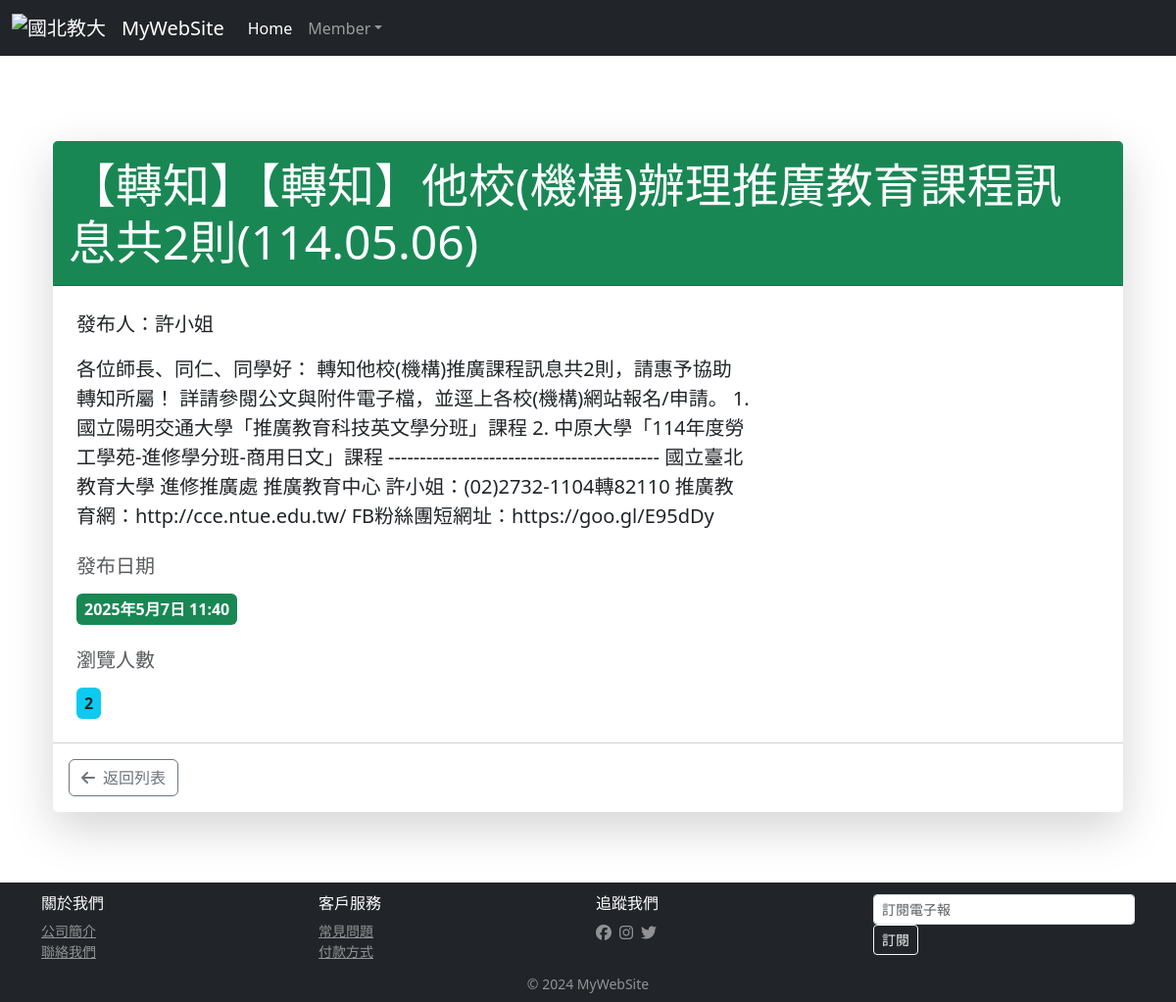
The page /news/detail/1/ on the database its author committed.
### news/models.py (models this page shows, shortened)
class NewsUnit(models.Model):
    category = models.ForeignKey(Category, null=True, on_delete=models.PROTECT)
    author = models.CharField(max_length=20, null=False)
    title = models.CharField(max_length=100, null=False)
    content = models.TextField(null=False)
    pub_date = models.DateTimeField(auto_now_add=True)
    is_show  = models.BooleanField(default=False)
    click_count = models.IntegerField(default=0)
    image = models.ImageField(upload_to='news_images/', null=True, blank=True)
    link = models.URLField(null=True, blank=True)

class Category(models.Model):
    title = models.CharField(max_length=255, default="")
    def __str__(self):
        return self.title

### news/views.py (the view)
# urls.py: path('news/detail/<int:detail_id>/', newsViews.detail, name='detail'),
def detail(request, detail_id=None):
    newsItem = get_object_or_404(NewsUnit, id=detail_id)
    newsItem.click_count += 1
    newsItem.save()
    return render(request, 'news/detail.html', locals())

### templates/news/detail.html (shortened to what this page needs)
{% extends "base.html" %}
{% block content %}
<div class="container py-5">
    <div class="card shadow-lg border-0 mb-4">
        <div class="card-header bg-success text-white py-3">
            <h1 class="display-5 mb-0">【{{ newsItem.category }}】{{ newsItem.title }}</h1>
        </div>
        <div class="card-body p-4">
            <div class="row">
                <div class="col-md-8">
                    <p class="lead">發布人：{{ newsItem.author }}</p>
                    <p class="lead">{{ newsItem.content }}</p>
                    <div class="mt-4">
                        <h5 class="text-muted mb-3">發布日期</h5>
                        <span class="badge bg-success fs-6 p-2">{{ newsItem.pub_date }}</span>
                    </div>
                    <div class="mt-4">
                        <h5 class="text-muted mb-3">瀏覽人數</h5>
                        <span class="badge bg-info text-dark fs-6 p-2 me-2">{{ newsItem.click_count }}</span>
                    </div>
                </div>
            </div>
        </div>
        <div class="card-footer bg-white p-3">
            <div class="d-flex justify-content-between align-items-center">
                <a href="/news/" class="btn btn-outline-secondary">
                    <i class="fas fa-arrow-left me-2"></i>返回列表
                </a>
            </div>
        </div>
    </div>
</div>
{% endblock %}

### static/css/style.css (style rules this page uses)
html, body { margin: 0; padding: 0; height: 100%; border: none; }
body { margin-left: 0px; margin-top: 0px; margin-right: 0px; margin-bottom: 0px; background-image: url(images/bg.gif); }

### rows shown on the page
NewsUnit: category "轉知", title "【轉知】他校(機構)辦理推廣教育課程訊息共2則(114.05.06)", author "許小姐", content "各位師長、同仁、同學好： 轉知他校(機構)推廣課程訊息共2則，請惠予協助轉知所屬！ 詳請參閱公文與附件電子檔，並逕上各校(機構)網站報名/申請。 1. 國立陽明交通大學「推廣教育科技英文學分班」課程 2. 中原大學「114年度勞工學苑-進修學分班-商用日文」課程 ------------------------------------------- 國立臺北教育大學 進修推廣處 推廣教育中心 許小姐：(02)2732-1104轉82110 推廣教育網：http://cce.ntue.edu.tw/ FB粉絲團短網址：https://goo.gl/E95dDy", pub_date "2025年5月7日 11:40", click_count "2"
